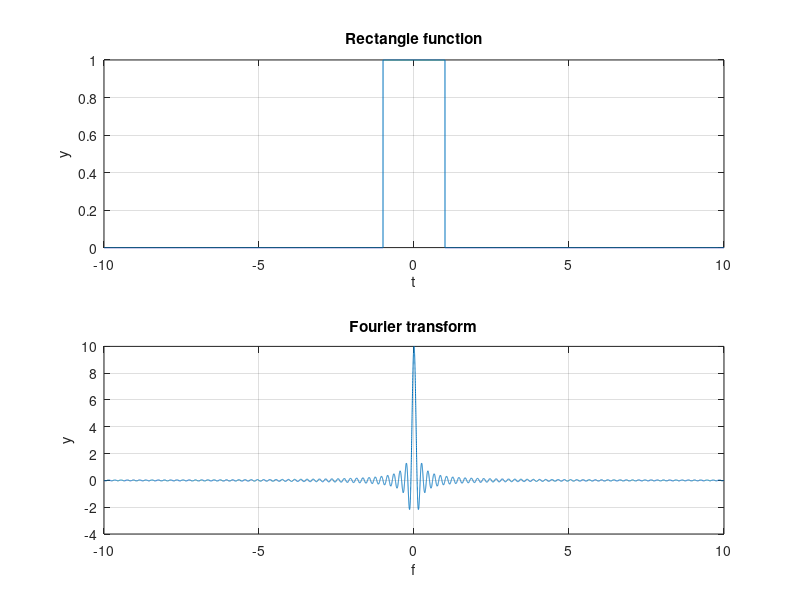

The MATLAB script that drew this image:
T = 10; %s
dt = 10^-3; %s
t = [-T:dt:T]; %time
N = length(t);
df = 10^-3; %Hz
a = 1; 
f = [-T:df:T]; %frequency
U = length(f);

for k = 1:N
  if (-a < t(k) && t(k) < a)
    x1(k) = 1;
  else
    x1(k) = 0;
  end
end

for k = 1:U %create a tab from 1 to U, in order to generate the Fourier Transform
  X1(k) = T .* sinc(f(k) .* T); %pi is included in the sinc function
end

subplot(2,1,1);
plot(t, x1) %plot the rectangle function depending to time
title('Rectangle function')
xlabel('t')
ylabel('y')
grid()

subplot(2,1,2);
plot(f, X1) %plot the Fourier transform of x1 depending to frequency
title('Fourier transform')
xlabel('f')
ylabel('y')
grid()
